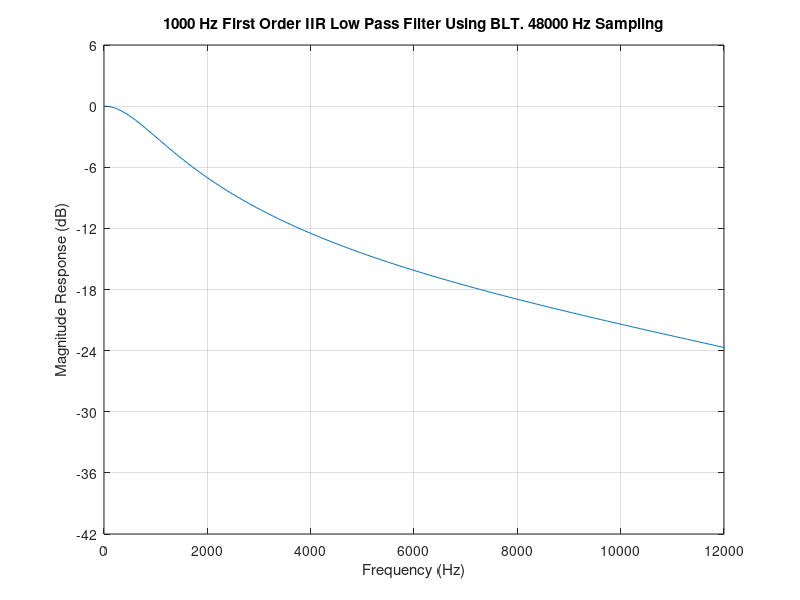

The MATLAB source for this figure:
% IIR_LP_1.m
% Calculating IIR filter coefficients of 2nd Order IIR Filter 

% Numerator coefficients

B0 = 2015;
B1 = 2015 ;
B2 = 0;

% Denominator coefficients

A0 = 32767;        % Always 1.0000
A1 = -28736;
A2 = 0;

b = [B0 B1 B2];
a = [A0 A1 A2];

Fs = 48000          % Sampling frequency 
[H,f] = freqz ( b, a, 512, Fs);
magnitude = 20 * log10(abs(H));
plot ( f, magnitude), grid on
xlabel ('Frequency (Hz)');
ylabel ('Magnitude Response (dB)');
title ('1000 Hz First Order IIR Low Pass Filter Using BLT. 48000 Hz Sampling');
set (gca, 'xlim', [0, 12000])
set (gca, 'XTick', [0, 2000, 4000, 6000, 8000, 10000, 12000])
set (gca, 'XTickLabel', [0 2000 4000 6000 8000 10000, 12000])
set (gca, 'ylim', [-42, 6])
set (gca, 'YTick', [-42, -36, -30, -24, -18, -12, -6, 0, 6])
set (gca, 'YTickLabel', [-42, -36,-30, -24, -18, -12, -6, 0, 6])
%zplane ( b, a)
